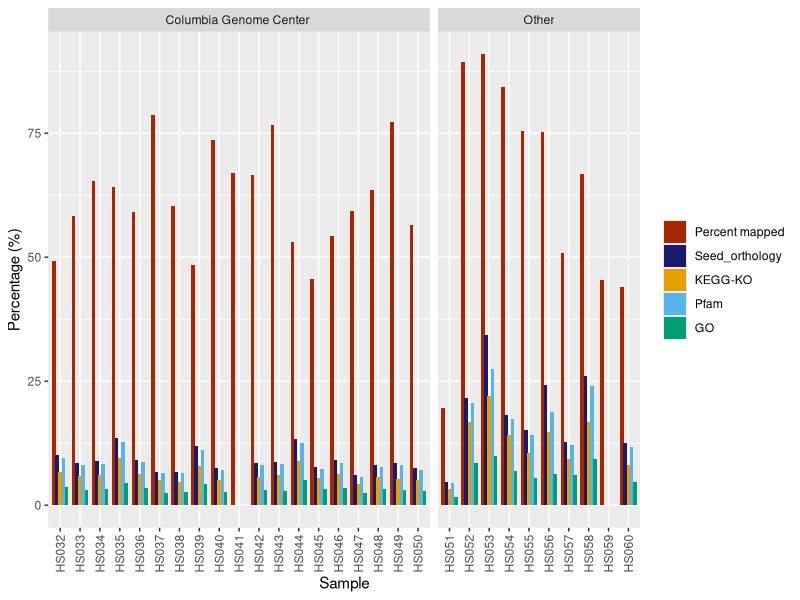
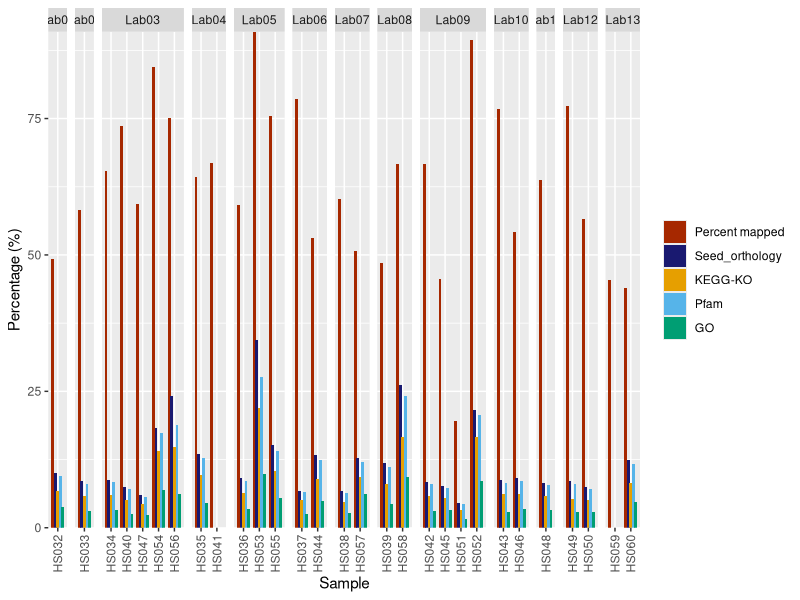
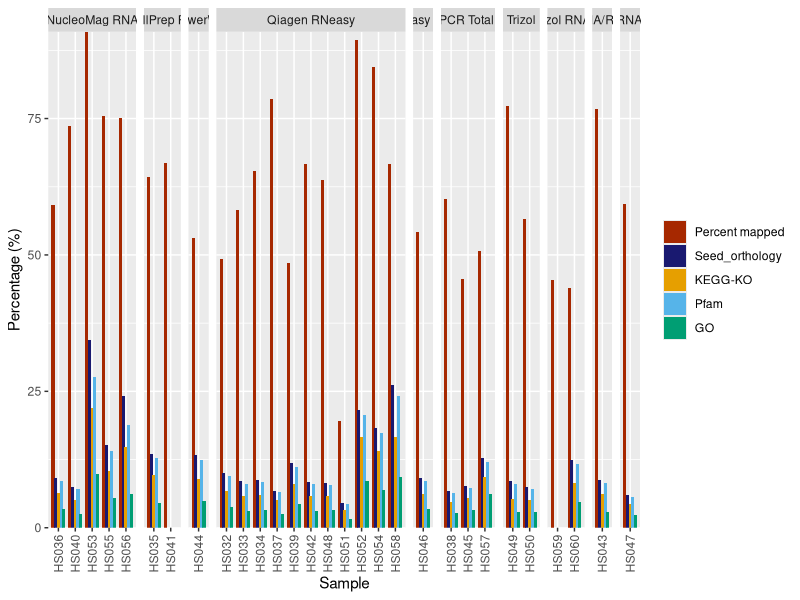
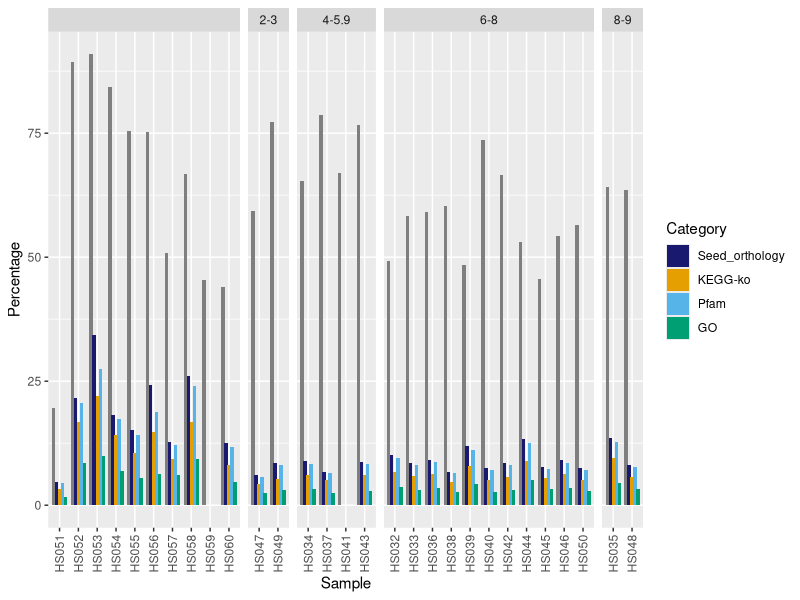
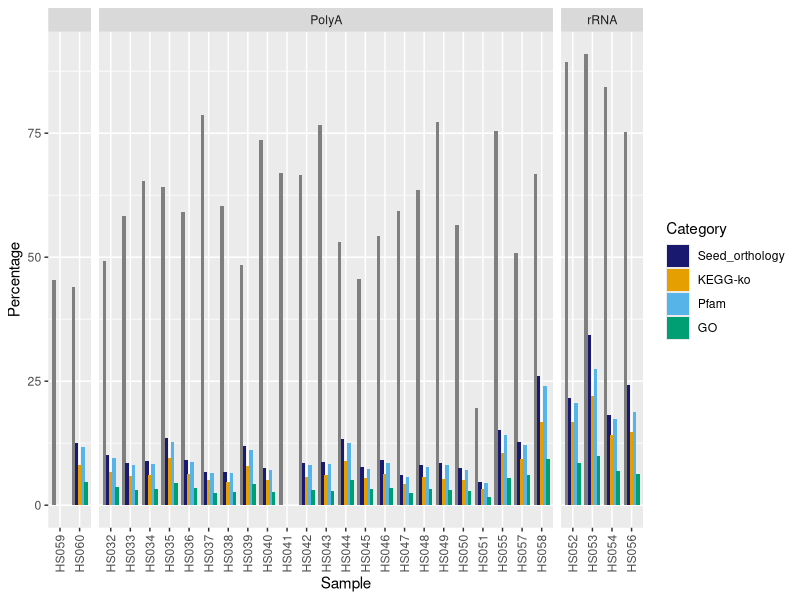
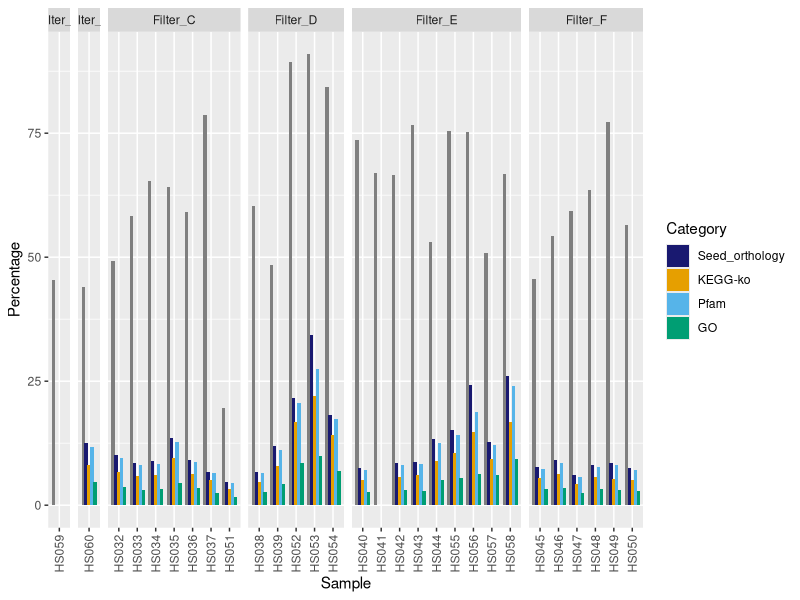
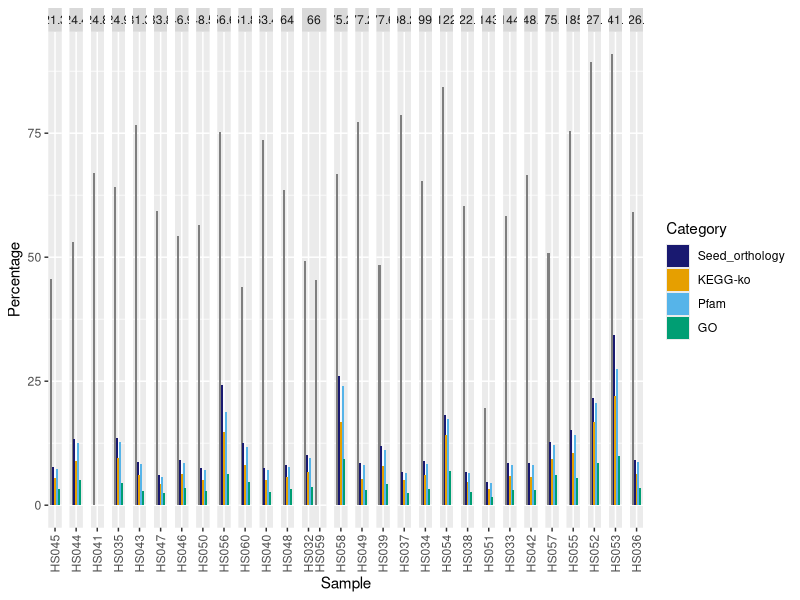
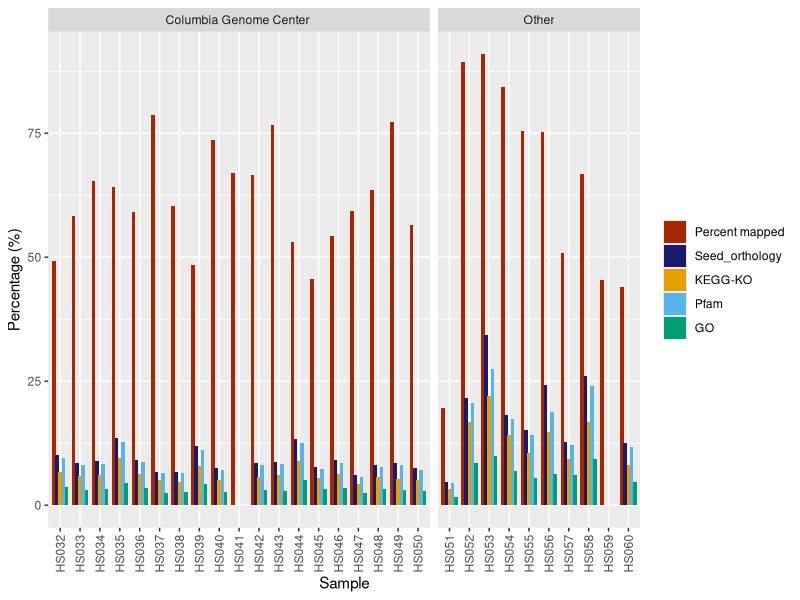

The R source for these figures, in order: (Note: this script raises an error after producing the figures.)
## ---- chunk 1
library(ggplot2)
library(tidyverse)
library(reshape2) 


setwd("/Users/ndames/Library/CloudStorage/Dropbox/Postdoc/Worden_Postdoc_2024_2026/MetaEuk")
## ---- chunk 2
# Sample data: percentages per sample for KO, GO, Pfam, Seed_Ortholog

data <- read.csv("CAG_anon_data.csv", header=T)

data_percent<- data[,c(1:11,14,19:22)]

data_percent_2<-melt(data_percent,id=c("Sample_Name","Concentration",
                                       "Lab_Code","Method","Sequencing_Center",
                                       "Bioanalyzer_conc", "Filter","Seq_center",
                                       "Sequencing_Treatment","RIN","RIN_group"))


###Seq_center

seq_center<-ggplot(data_percent_2, aes(x =Sample_Name, y = value, fill = variable)) +
  geom_bar(stat = "identity", position = position_dodge(width = 0.8)) + 
  facet_grid(~Seq_center, scales = "free_x", space = "free") +
 # geom_text(aes(label = paste0(value, "%")),     # Annotate percentages
            #position = position_stack(vjust = 0.5),   # Center the text
           # color = "white") +                        # Text color
  scale_fill_manual(labels = c("reads_mapped_percent" = "Percent mapped",
                               "KEGG_ko_percent" = "KEGG-KO", 
                               "GOs_percent" = "GO", 
                               "PFAMs_percent" = "Pfam", 
                               "Seed_ortholog_percent" = "Seed_orthology"),
                    values = c("reads_mapped_percent" = "#A62800",
                               "KEGG_ko_percent" = "#E69F00", 
                               "GOs_percent" = "#009E73", 
                               "PFAMs_percent" = "#56B4E9",
                               "Seed_ortholog_percent" = "midnightblue")) +
  labs(x = "Sample", y = "Percentage (%)") +
  theme(strip.text.x = element_text(),
        axis.text.x = element_text(angle = 90, vjust = 0.5, hjust=1),
        legend.title = element_blank())
seq_center
ggsave(plot=seq_center, "seq_center.pdf",scale=2)
ggsave(plot=seq_center, "seq_center.jpg",scale=2)

## ---- chunk 3
###Lab_code

ggplot(data_percent_2, aes(x =Sample_Name, y = value, fill = variable)) +
  geom_bar(stat = "identity", position = position_dodge(width = 0.8)) + 
  facet_grid(~Lab_Code, scales = "free_x", space = "free") +
 # geom_text(aes(label = paste0(value, "%")),     # Annotate percentages
            #position = position_stack(vjust = 0.5),   # Center the text
           # color = "white") +                        # Text color
 scale_fill_manual(labels = c("reads_mapped_percent" = "Percent mapped",
                               "KEGG_ko_percent" = "KEGG-KO", 
                               "GOs_percent" = "GO", 
                               "PFAMs_percent" = "Pfam", 
                               "Seed_ortholog_percent" = "Seed_orthology"),
                    values = c("reads_mapped_percent" = "#A62800",
                               "KEGG_ko_percent" = "#E69F00", 
                               "GOs_percent" = "#009E73", 
                               "PFAMs_percent" = "#56B4E9",
                               "Seed_ortholog_percent" = "midnightblue")) +
  labs(x = "Sample", y = "Percentage (%)") +
  theme(strip.text.x = element_text(),
        axis.text.x = element_text(angle = 90, vjust = 0.5, hjust=1),
        legend.title = element_blank())+
  scale_y_continuous(expand = c(0, 0))

## ---- chunk 4
###Method
ggplot(data_percent_2, aes(x =Sample_Name, y = value, fill = variable)) +
  geom_bar(stat = "identity", position = position_dodge(width = 0.8)) + 
  facet_grid(~Method, scales = "free_x", space = "free") +
 # geom_text(aes(label = paste0(value, "%")),     # Annotate percentages
            #position = position_stack(vjust = 0.5),   # Center the text
           # color = "white") +                        # Text color
 scale_fill_manual(labels = c("reads_mapped_percent" = "Percent mapped",
                               "KEGG_ko_percent" = "KEGG-KO", 
                               "GOs_percent" = "GO", 
                               "PFAMs_percent" = "Pfam", 
                               "Seed_ortholog_percent" = "Seed_orthology"),
                    values = c("reads_mapped_percent" = "#A62800",
                               "KEGG_ko_percent" = "#E69F00", 
                               "GOs_percent" = "#009E73", 
                               "PFAMs_percent" = "#56B4E9",
                               "Seed_ortholog_percent" = "midnightblue")) +
  labs(x = "Sample", y = "Percentage (%)") +
  theme(strip.text.x = element_text(),
        axis.text.x = element_text(angle = 90, vjust = 0.5, hjust=1),
        legend.title = element_blank())+
  scale_y_continuous(expand = c(0, 0))
## ---- chunk 5
###RIN
ggplot(data_percent_2, aes(x =Sample_Name, y = value, fill = variable)) +
  geom_bar(stat = "identity", position = position_dodge(width = 0.8)) + 
  facet_grid(~RIN_group, scales = "free_x", space = "free") +
 # geom_text(aes(label = paste0(value, "%")),     # Annotate percentages
            #position = position_stack(vjust = 0.5),   # Center the text
           # color = "white") +                        # Text color
  scale_fill_manual(labels = c("KEGG_ko_percent" = "KEGG-ko", "GOs_percent" = "GO", 
                               "PFAMs_percent" = "Pfam", "Seed_ortholog_percent" = "Seed_orthology"),
                    values = c("KEGG_ko_percent" = "#E69F00", "GOs_percent" = "#009E73", 
                               "PFAMs_percent" = "#56B4E9", "Seed_ortholog_percent" = "midnightblue")) +
  labs(x = "Sample", y = "Percentage", fill = "Category") +
  theme(strip.text.y = element_text(angle = 0),
        axis.text.x = element_text(angle = 90, vjust = 0.5, hjust=1))
## ---- chunk 6
###Sequencing treatment 

ggplot(data_percent_2, aes(x =Sample_Name, y = value, fill = variable)) +
  geom_bar(stat = "identity", position = position_dodge(width = 0.8)) + 
  facet_grid(~Sequencing_Treatment, scales = "free_x", space = "free") +
 # geom_text(aes(label = paste0(value, "%")),     # Annotate percentages
            #position = position_stack(vjust = 0.5),   # Center the text
           # color = "white") +                        # Text color
  scale_fill_manual(labels = c("KEGG_ko_percent" = "KEGG-ko", "GOs_percent" = "GO", 
                               "PFAMs_percent" = "Pfam", "Seed_ortholog_percent" = "Seed_orthology"),
                    values = c("KEGG_ko_percent" = "#E69F00", "GOs_percent" = "#009E73", 
                               "PFAMs_percent" = "#56B4E9", "Seed_ortholog_percent" = "midnightblue")) +
  labs(x = "Sample", y = "Percentage", fill = "Category") +
  theme(strip.text.y = element_text(angle = 0),
        axis.text.x = element_text(angle = 90, vjust = 0.5, hjust=1))
## ---- chunk 7
###Filter
ggplot(data_percent_2, aes(x =Sample_Name, y = value, fill = variable)) +
  geom_bar(stat = "identity", position = position_dodge(width = 0.8)) + 
  facet_grid(~Filter, scales = "free_x", space = "free") +
 # geom_text(aes(label = paste0(value, "%")),     # Annotate percentages
            #position = position_stack(vjust = 0.5),   # Center the text
           # color = "white") +                        # Text color
  scale_fill_manual(labels = c("KEGG_ko_percent" = "KEGG-ko", "GOs_percent" = "GO", 
                               "PFAMs_percent" = "Pfam", "Seed_ortholog_percent" = "Seed_orthology"),
                    values = c("KEGG_ko_percent" = "#E69F00", "GOs_percent" = "#009E73", 
                               "PFAMs_percent" = "#56B4E9", "Seed_ortholog_percent" = "midnightblue")) +
  labs(x = "Sample", y = "Percentage", fill = "Category") +
  theme(strip.text.y = element_text(angle = 0),
        axis.text.x = element_text(angle = 90, vjust = 0.5, hjust=1))
## ---- chunk 8
###Concentration
ggplot(data_percent_2, aes(x =Sample_Name, y = value, fill = variable)) +
  geom_bar(stat = "identity", position = position_dodge(width = 0.8)) + 
  facet_grid(~Concentration, scales = "free_x", space = "free") +
 # geom_text(aes(label = paste0(value, "%")),     # Annotate percentages
            #position = position_stack(vjust = 0.5),   # Center the text
           # color = "white") +                        # Text color
  scale_fill_manual(labels = c("KEGG_ko_percent" = "KEGG-ko", "GOs_percent" = "GO", 
                               "PFAMs_percent" = "Pfam", "Seed_ortholog_percent" = "Seed_orthology"),
                    values = c("KEGG_ko_percent" = "#E69F00", "GOs_percent" = "#009E73", 
                               "PFAMs_percent" = "#56B4E9", "Seed_ortholog_percent" = "midnightblue")) +
  labs(x = "Sample", y = "Percentage", fill = "Category") +
  theme(strip.text.y = element_text(angle = 0),
        axis.text.x = element_text(angle = 90, vjust = 0.5, hjust=1))
## ---- chunk 9
###TPM

data_tpm<-data[,c(1:10,23,25,27,29)]
data_tpm_melt<-melt(data_tpm,id=c("Sample_Name","Concentration",
                                       "Lab_Code","Method","Sequencing_Center",
                                       "Bioanalyzer_conc", "Filter",
                                       "Sequencing_Treatment","RIN","RIN_group"))

ggplot(data_tpm_melt, aes(x =Sample_Name, y = value, fill = variable)) +
  geom_bar(stat = "identity", position = position_dodge(width = 0.8)) + 
  #facet_grid(~Concentration, scales = "free_x", space = "free") +
 # geom_text(aes(label = paste0(value, "%")),     # Annotate percentages
            #position = position_stack(vjust = 0.5),   # Center the text
           # color = "white") +                        # Text color
  #scale_fill_manual(labels = c("KEGG_ko_percent" = "KEGG-ko", "GOs_percent" = "GO", 
                      #         "PFAMs_percent" = "Pfam", "Seed_ortholog_percent" = #"Seed_orthology"),
                   # values = c("KEGG_ko_percent" = "#E69F00", "GOs_percent" = #"#009E73", 
                            #   "PFAMs_percent" = "#56B4E9", "Seed_ortholog_percent" #= "midnightblue")) +
  labs(x = "Sample", y = "Log2", fill = "Category") +
  theme(strip.text.y = element_text(angle = 0),
        axis.text.x = element_text(angle = 90, vjust = 0.5, hjust=1))
